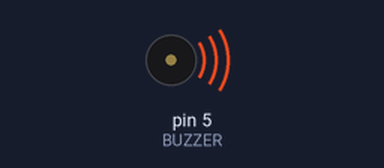
Simulated run of this sketch. Board: Arduino Uno, built with avr-gcc and run on an emulated ATmega328P. On the bench: buzzer (waves = sounding).

Above: at 0.2 s.
At 7.4 s:
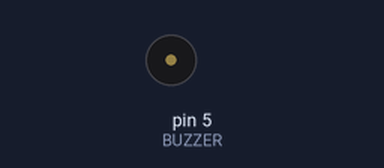
Timing chart, 0 to 8.9 s (numbered marks = the images above):
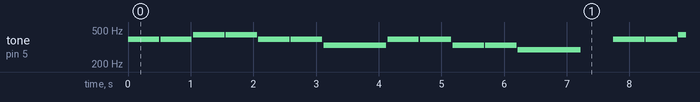

Measured:
- by itself, tone on pin 5 (BUZZER): plays 392 Hz for 0.50 s, 392 Hz for 0.50 s, 440 Hz for 0.50 s, 440 Hz for 0.50 s, 392 Hz for 0.50 s, 392 Hz for 0.50 s … (203 notes in this stretch)

The sketch:

HW1_1.ino
```cpp
enum{REST=0, DO=262, RE= 294, MI=330, FA=349, SOL=392, LA=440, SHI=494, DO2=523};

#define BUZZER 5

int Num1 = 7;
int Num2 = 5;
int Frequency[] = {DO, RE, MI, FA ,SOL, LA, SHI, DO2};
int Delay1[] = {500, 500, 500, 500, 500, 500, 1000};
int Delay2[] = {500, 500, 500, 500, 1000};
int music1[] = {4, 4, 5, 5, 4, 4, 2};
int music2[] = {4, 4, 2, 2, 1};
int music3[] = {4, 2, 1, 2, 0};

void musicplay(int* mus, int* del, int num){
  int i;
  for(i = 0; i < num; i++){
    tone(BUZZER, Frequency[mus[i]], del[i]);
    delay(del[i]);
    delay(20);
  }
}

void setup() {
  // put your setup code here, to run once:
  pinMode(BUZZER, OUTPUT);
}

void loop() {
  // put your main code here, to run repeatedly:
  musicplay(music1, Delay1, Num1);
  musicplay(music2, Delay2, Num2);
  delay(500);
  musicplay(music1, Delay1, Num1);
  musicplay(music3, Delay2, Num2);
  delay(500);
}
```
